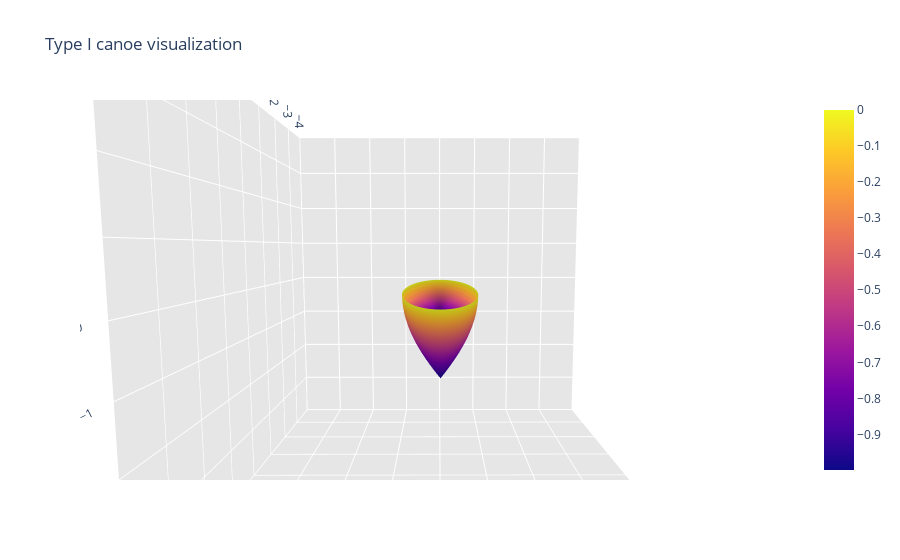

Notebook code for this chart:
### Markdown cell above
## Type I

In Type I, we approximate the longitudinal cross-section of canoes as an ellipse with radius $r_1$ in the $y$ direction and radius $r_2$ in the $z$ direction. Both radii vary in the $x$ direction. At the cross-section in the middle part of the canoe, $r_1=R_1$ and $r_2=R_2$. At an arbitrary cross-section in the longitudinal direction, the mathematical equation of the cross-section is thus:
$$
\frac{y^2}{r_1^2}+\frac{z^2}{r_2^2}=1
$$

So everything is in terms of coordinates $x$, $y$ and $z$. The equation of ellipse can be written in parametric form as:
$$
y = r_1 \sin{(\theta)},\\
z = r_2 \cos{(\theta)}
$$
where $\theta$ is the angle measured from the positive direction of the $z$ axis (in $y-z$ plane) and varies between $\pi/2$ and $3 \pi /2$

Next, we need to find how radii $r_1$ and $r_2$ vary in the $x$ direction. For that we need the shape of the canoe from top and side. Based on the schematic pictures, we can approximate the top shape of the canoe as and ellipse with radii $r_1$ (a function of $x$) and $R_3$ in the $y$ and $x$ directions, respectively. As a result, we can write:
$$
\frac{r_1^2}{R_1^2}+\frac{x^2}{R_3^2}=1
$$
or in parametric form:
$$
r_1 = R_1 \sin{(\eta)},\\
x = R_3 \cos{(\eta)}
$$
where $\eta$ is the angle measured from the positive direction of the $x$ axis (in $x-y$ plane) and varies between $0$ and $2 \pi$.

Finally, as a simple choice we choose the side of the canoe to be ractangular, i.e. $r_2=R_2$. We will refine this shape later on.

Combining the parametric forms of the three cross-sections, we get:
$$
x = R_3 \cos{(\eta)},\\
y = R_1 \sin{(\eta)} \sin{(\theta)},\\
z = R_2 \cos{(\theta)}
$$

We can plot this using the following code cell:

### Code cell
N = 32
eta, theta = np.meshgrid(np.linspace(0.0, 1 * np.pi, N), np.linspace(np.pi / 2+1, 3 * np.pi / 2-1, N))

R3, R2, R1 = 3.0, 1.0, 0.75
X = R3 * np.cos(eta)
Y = R1 * np.sin(eta) * np.sin(theta)
Z = R2 * np.cos(theta)

surface = go.Surface(x=X, y=Y, z=Z)
data = [surface]
layout = go.Layout(
    title='Type I canoe visualization',
    scene=dict(
        xaxis=dict(
            gridcolor='rgb(255, 255, 255)',
            zerolinecolor='rgb(255, 255, 255)',
            showbackground=True,
            backgroundcolor='rgb(230, 230,230)',
            range=[-4, 4]
        ),
        yaxis=dict(
            gridcolor='rgb(255, 255, 255)',
            zerolinecolor='rgb(255, 255, 255)',
            showbackground=True,
            backgroundcolor='rgb(230, 230,230)',
            range=[-4, 4]
        ),
        zaxis=dict(
            gridcolor='rgb(255, 255, 255)',
            zerolinecolor='rgb(255, 255, 255)',
            showbackground=True,
            backgroundcolor='rgb(230, 230,230)',
            range=[-4, 4]
        )
    )
)
fig = go.Figure(data=data, layout=layout)
fig.show()

### Figure 1 — Plotly figure (JSON) as saved in the notebook; plotly's stock layout.template omitted (floating-point values rounded to 4 significant figures; data arrays with more than 128 entries replaced by an {"elided": "..."} marker saying what was removed)
{"data": [{"type": "surface", "x": {"elided": "32x32 float values"}, "y": {"elided": "32x32 float values"}, "z": {"elided": "32x32 float values"}}], "layout": {"autosize": true, "scene": {"aspectmode": "auto", "aspectratio": {"x": 1, "y": 1, "z": 1}, "camera": {"center": {"x": 0, "y": 0, "z": 0}, "eye": {"x": 1.183, "y": -0.002802, "z": 0.11}, "projection": {"type": "perspective"}, "up": {"x": 0, "y": 0, "z": 1}}, "xaxis": {"backgroundcolor": "rgb(230, 230,230)", "gridcolor": "rgb(255, 255, 255)", "range": [-4, 4], "showbackground": true, "type": "linear", "zerolinecolor": "rgb(255, 255, 255)"}, "yaxis": {"backgroundcolor": "rgb(230, 230,230)", "gridcolor": "rgb(255, 255, 255)", "range": [-4, 4], "showbackground": true, "type": "linear", "zerolinecolor": "rgb(255, 255, 255)"}, "zaxis": {"backgroundcolor": "rgb(230, 230,230)", "gridcolor": "rgb(255, 255, 255)", "range": [-4, 4], "showbackground": true, "type": "linear", "zerolinecolor": "rgb(255, 255, 255)"}}, "title": {"text": "Type I canoe visualization"}}}
